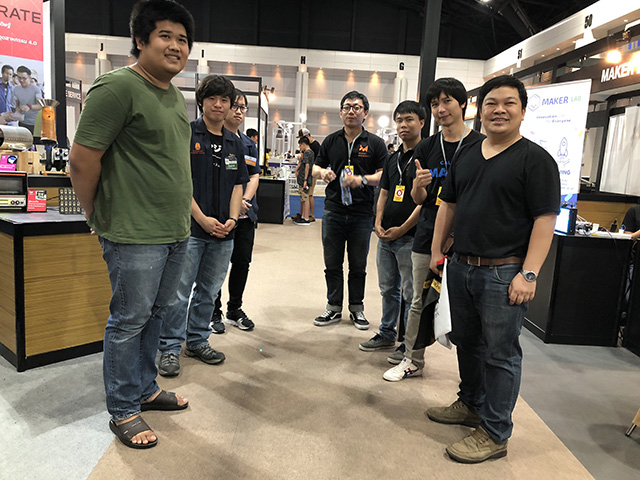
#> input picture OpenCV/image_01.jpg, 640 x 480 px
$ python 0020_Scale_Flip.py
#> lines starting #> are read from the running program, lines starting #| are printed output that depends on the picture
#!/usr/bin/env python

import cv2

image = cv2.imread( 'image_01.jpg' )
#> image is the input picture: shape (480, 640, 3); mean B, G, R 95.5, 107.9, 116.4

cv2.imshow( 'Original', image )
cv2.waitKey( 0 )

cubic_img = cv2.resize(image, None, fx=0.3, fy=0.3, interpolation = cv2.INTER_CUBIC)
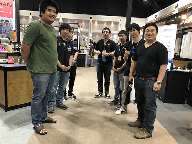
#> cubic_img: shape (144, 192, 3); mean B, G, R 95.6, 108, 116.5

cv2.imshow( 'Cubic Scaled', cubic_img )
cv2.waitKey( 0 )

linear_img = cv2.resize(image, None, fx=0.3, fy=0.3, interpolation = cv2.INTER_LINEAR)

cv2.imshow( 'Linear Scaled', linear_img )
cv2.waitKey( 0 )

scale_img = cv2.resize(image, (400, 100), interpolation = cv2.INTER_AREA)
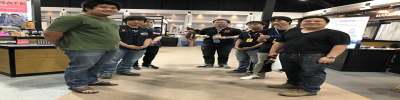
#> scale_img: shape (100, 400, 3); mean B, G, R 95.5, 107.9, 116.4

cv2.imshow( 'Area Interpolate', scale_img )
cv2.waitKey( 0 )

hflip_img = cv2.flip(image, 1)
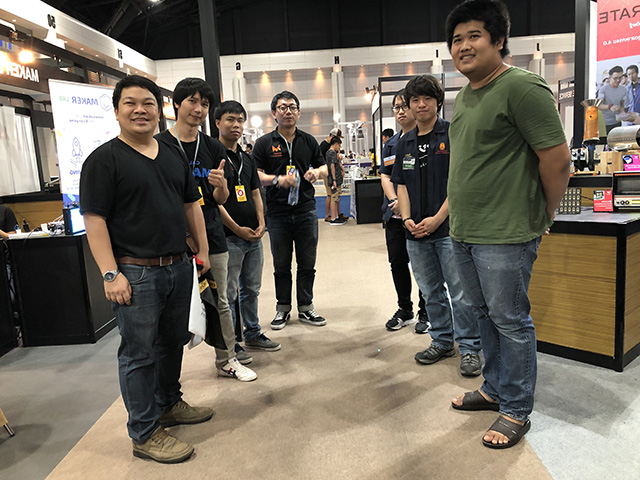
#> hflip_img: shape (480, 640, 3); mean B, G, R 95.5, 107.9, 116.4

cv2.imshow( 'Horizontal Flip', hflip_img )
cv2.waitKey( 0 )

vflip_img = cv2.flip(image, 0)
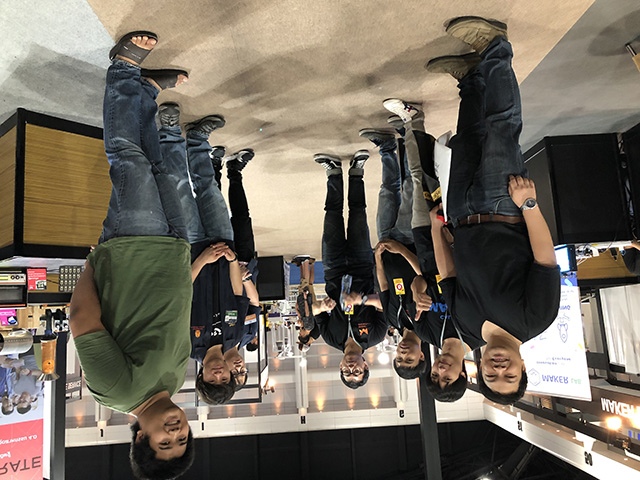
#> vflip_img: shape (480, 640, 3); mean B, G, R 95.5, 107.9, 116.4

cv2.imshow( 'Vertical Flip', vflip_img )
cv2.waitKey( 0 )

bothflip_img = cv2.flip(image, 0)

cv2.imshow( 'Horiaontal & Vertical Flip', bothflip_img )
cv2.waitKey( 0 )

$ run again, with OpenCV/camera_still.jpg copied over OpenCV/image_01.jpg
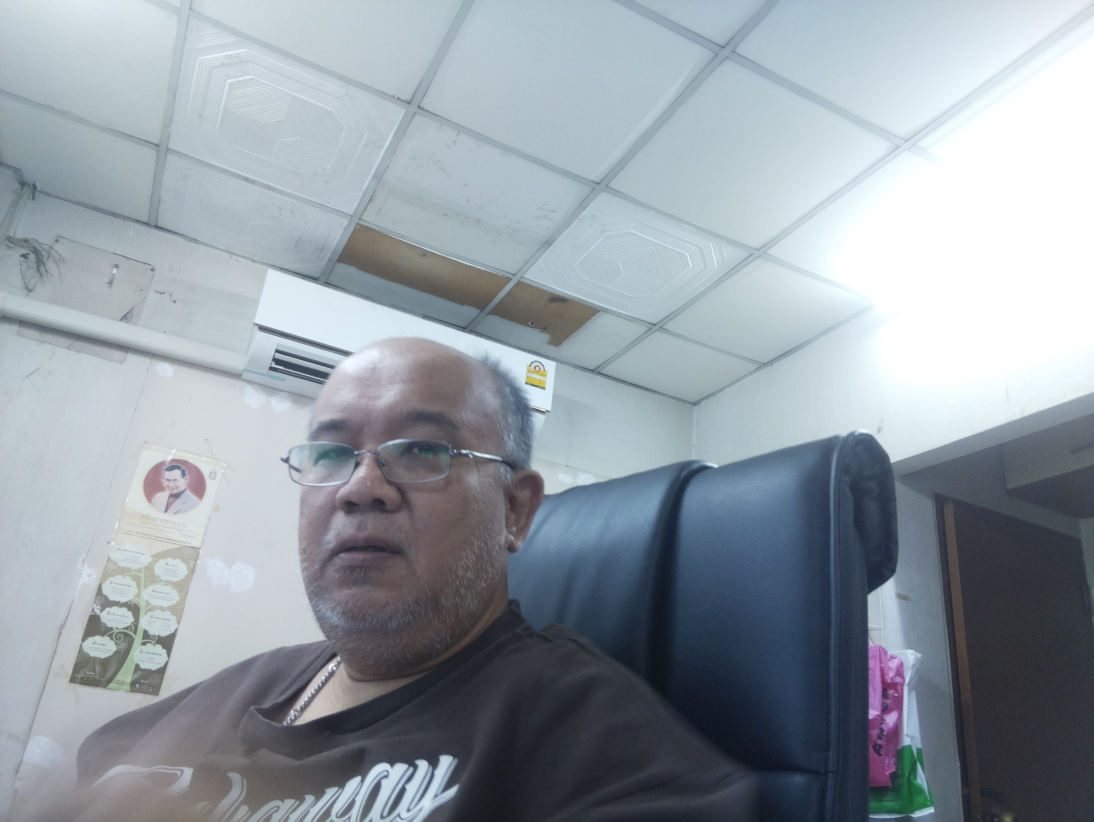
#> input picture OpenCV/camera_still.jpg, 3280 x 2464 px (shown at 1/3 size)
#> image is the input picture: shape (2464, 3280, 3); mean B, G, R 164.1, 156.2, 147
#> `hflip_img = cv2.flip(image, 1)`:
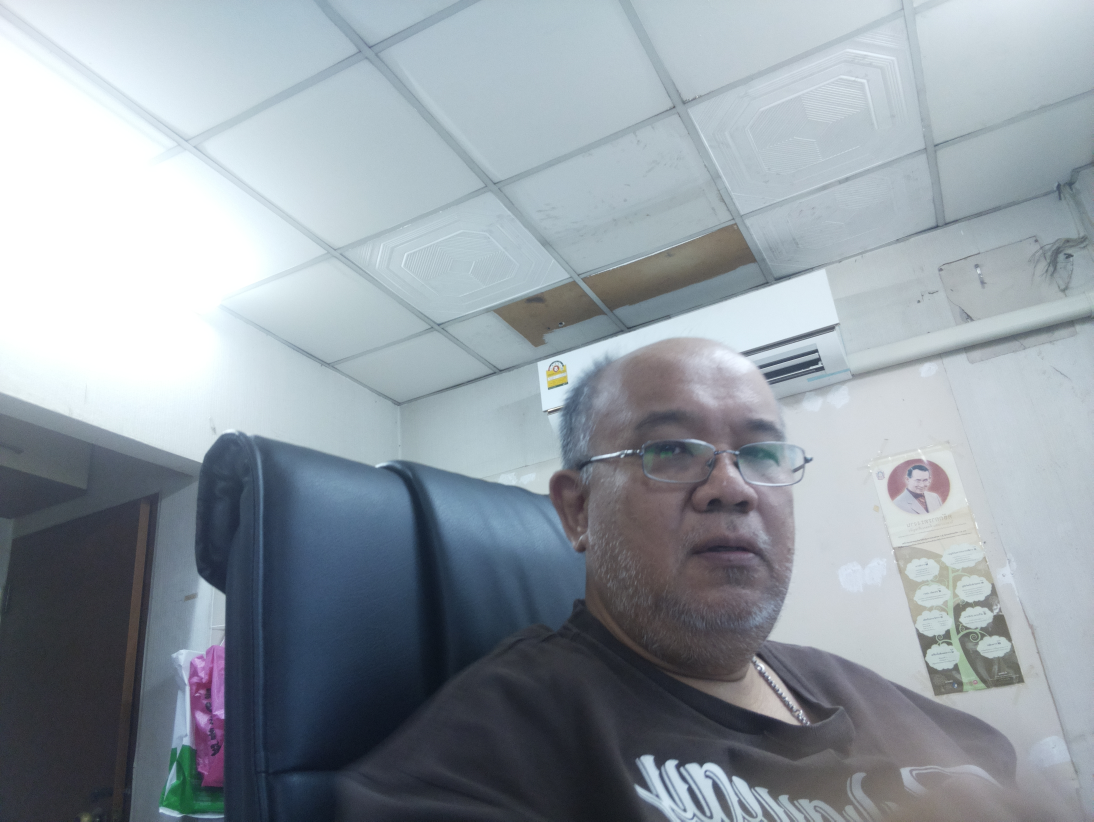
#> hflip_img: shape (2464, 3280, 3) (shown at 1/3 size); mean B, G, R 164.1, 156.2, 147
#> `vflip_img = cv2.flip(image, 0)`:
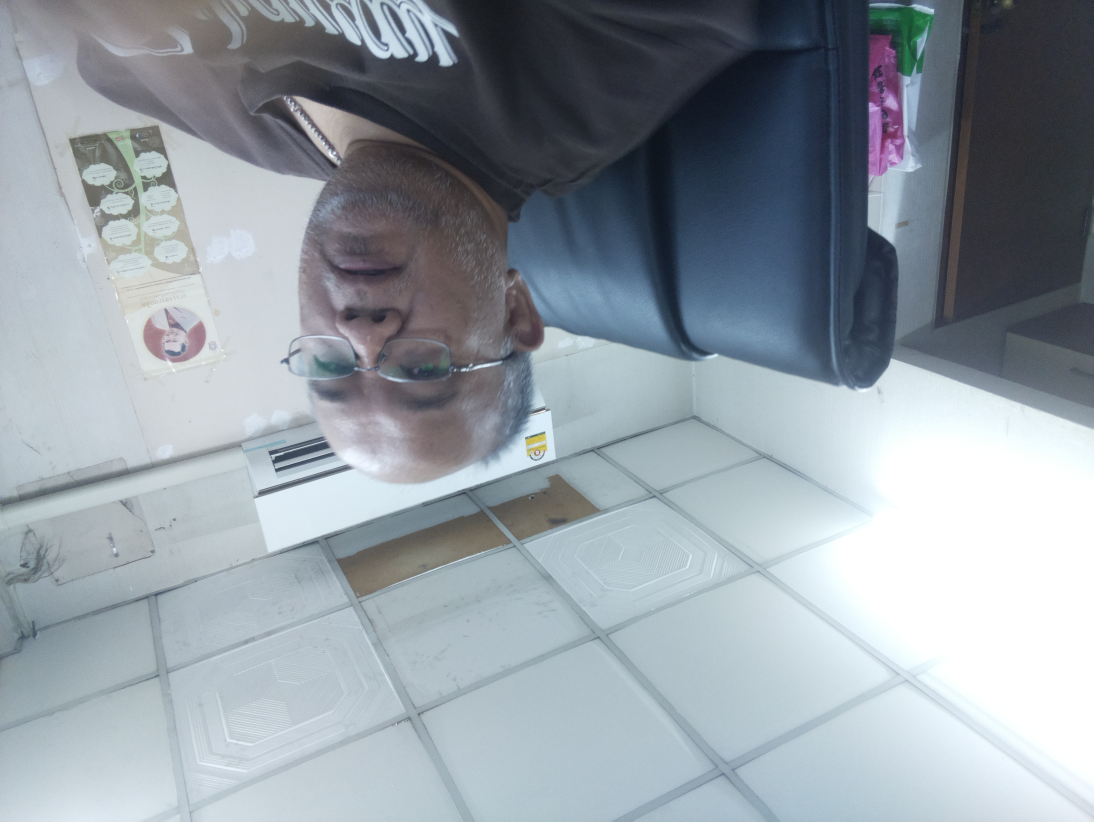
#> vflip_img: shape (2464, 3280, 3) (shown at 1/3 size); mean B, G, R 164.1, 156.2, 147
